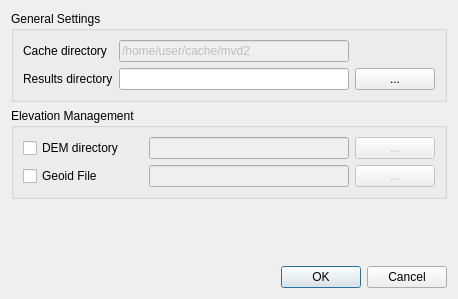
<?xml version="1.0" encoding="UTF-8"?>
<ui version="4.0">
 <class>mvd::PreferencesDialog</class>
 <widget class="QDialog" name="mvd::PreferencesDialog">
  <property name="windowModality">
   <enum>Qt::ApplicationModal</enum>
  </property>
  <property name="geometry">
   <rect>
    <x>0</x>
    <y>0</y>
    <width>458</width>
    <height>299</height>
   </rect>
  </property>
  <property name="sizePolicy">
   <sizepolicy hsizetype="Minimum" vsizetype="Minimum">
    <horstretch>0</horstretch>
    <verstretch>0</verstretch>
   </sizepolicy>
  </property>
  <property name="windowTitle">
   <string>Preferences</string>
  </property>
  <property name="locale">
   <locale language="C" country="AnyCountry"/>
  </property>
  <layout class="QGridLayout" name="gridLayout_3">
   <item row="0" column="0">
    <layout class="QVBoxLayout" name="verticalLayout">
     <item>
      <widget class="QGroupBox" name="groupBox">
       <property name="sizePolicy">
        <sizepolicy hsizetype="Preferred" vsizetype="Preferred">
         <horstretch>0</horstretch>
         <verstretch>0</verstretch>
        </sizepolicy>
       </property>
       <property name="title">
        <string>General Settings</string>
       </property>
       <layout class="QGridLayout" name="gridLayout_2">
        <item row="0" column="0">
         <widget class="QLabel" name="cacheDirLabel">
          <property name="sizePolicy">
           <sizepolicy hsizetype="Minimum" vsizetype="Minimum">
            <horstretch>0</horstretch>
            <verstretch>0</verstretch>
           </sizepolicy>
          </property>
          <property name="text">
           <string>Cache directory</string>
          </property>
         </widget>
        </item>
        <item row="0" column="1">
         <widget class="QLineEdit" name="cacheDirPathLineEdit">
          <property name="enabled">
           <bool>false</bool>
          </property>
          <property name="sizePolicy">
           <sizepolicy hsizetype="Expanding" vsizetype="Minimum">
            <horstretch>0</horstretch>
            <verstretch>0</verstretch>
           </sizepolicy>
          </property>
          <property name="minimumSize">
           <size>
            <width>200</width>
            <height>0</height>
           </size>
          </property>
          <property name="toolTip">
           <string>Location of user dataset-repository.</string>
          </property>
          <property name="text">
           <string>/home/user/cache/mvd2</string>
          </property>
          <property name="readOnly">
           <bool>true</bool>
          </property>
         </widget>
        </item>
        <item row="1" column="0">
         <widget class="QLabel" name="resultDirLabel">
          <property name="sizePolicy">
           <sizepolicy hsizetype="Minimum" vsizetype="Minimum">
            <horstretch>0</horstretch>
            <verstretch>0</verstretch>
           </sizepolicy>
          </property>
          <property name="text">
           <string>Results directory</string>
          </property>
         </widget>
        </item>
        <item row="1" column="1">
         <widget class="QLineEdit" name="resultDirPathLineEdit">
          <property name="enabled">
           <bool>true</bool>
          </property>
          <property name="sizePolicy">
           <sizepolicy hsizetype="Expanding" vsizetype="Minimum">
            <horstretch>0</horstretch>
            <verstretch>0</verstretch>
           </sizepolicy>
          </property>
          <property name="minimumSize">
           <size>
            <width>200</width>
            <height>0</height>
           </size>
          </property>
          <property name="toolTip">
           <string>Default directory for results data</string>
          </property>
          <property name="text">
           <string/>
          </property>
          <property name="readOnly">
           <bool>true</bool>
          </property>
         </widget>
        </item>
        <item row="1" column="2">
         <widget class="QPushButton" name="resultDirButton">
          <property name="enabled">
           <bool>true</bool>
          </property>
          <property name="sizePolicy">
           <sizepolicy hsizetype="Minimum" vsizetype="Minimum">
            <horstretch>0</horstretch>
            <verstretch>0</verstretch>
           </sizepolicy>
          </property>
          <property name="text">
           <string>...</string>
          </property>
         </widget>
        </item>
       </layout>
      </widget>
     </item>
     <item>
      <widget class="QGroupBox" name="verticalGroupBox">
       <property name="title">
        <string>Elevation Management</string>
       </property>
       <layout class="QGridLayout" name="gridLayout">
        <item row="1" column="2">
         <widget class="QPushButton" name="geoidButton">
          <property name="enabled">
           <bool>false</bool>
          </property>
          <property name="sizePolicy">
           <sizepolicy hsizetype="Minimum" vsizetype="Minimum">
            <horstretch>0</horstretch>
            <verstretch>0</verstretch>
           </sizepolicy>
          </property>
          <property name="text">
           <string>...</string>
          </property>
         </widget>
        </item>
        <item row="0" column="1">
         <widget class="QLineEdit" name="srtmLineEdit">
          <property name="enabled">
           <bool>false</bool>
          </property>
          <property name="sizePolicy">
           <sizepolicy hsizetype="MinimumExpanding" vsizetype="Minimum">
            <horstretch>0</horstretch>
            <verstretch>0</verstretch>
           </sizepolicy>
          </property>
         </widget>
        </item>
        <item row="0" column="2">
         <widget class="QPushButton" name="srtmButton">
          <property name="enabled">
           <bool>false</bool>
          </property>
          <property name="sizePolicy">
           <sizepolicy hsizetype="Minimum" vsizetype="Minimum">
            <horstretch>0</horstretch>
            <verstretch>0</verstretch>
           </sizepolicy>
          </property>
          <property name="text">
           <string>...</string>
          </property>
         </widget>
        </item>
        <item row="1" column="0">
         <widget class="QCheckBox" name="geoidCheckbox">
          <property name="sizePolicy">
           <sizepolicy hsizetype="Minimum" vsizetype="Minimum">
            <horstretch>0</horstretch>
            <verstretch>0</verstretch>
           </sizepolicy>
          </property>
          <property name="text">
           <string>Geoid File            </string>
          </property>
         </widget>
        </item>
        <item row="1" column="1">
         <widget class="QLineEdit" name="geoidLineEdit">
          <property name="enabled">
           <bool>false</bool>
          </property>
          <property name="sizePolicy">
           <sizepolicy hsizetype="MinimumExpanding" vsizetype="Minimum">
            <horstretch>0</horstretch>
            <verstretch>0</verstretch>
           </sizepolicy>
          </property>
         </widget>
        </item>
        <item row="0" column="0">
         <widget class="QCheckBox" name="srtmCheckbox">
          <property name="sizePolicy">
           <sizepolicy hsizetype="Minimum" vsizetype="Minimum">
            <horstretch>0</horstretch>
            <verstretch>0</verstretch>
           </sizepolicy>
          </property>
          <property name="text">
           <string>DEM directory</string>
          </property>
         </widget>
        </item>
       </layout>
      </widget>
     </item>
    </layout>
   </item>
   <item row="2" column="0">
    <layout class="QHBoxLayout" name="horizontalLayout">
     <item>
      <spacer name="horizontalSpacer">
       <property name="orientation">
        <enum>Qt::Horizontal</enum>
       </property>
       <property name="sizeHint" stdset="0">
        <size>
         <width>228</width>
         <height>20</height>
        </size>
       </property>
      </spacer>
     </item>
     <item>
      <widget class="QDialogButtonBox" name="buttonBox">
       <property name="sizePolicy">
        <sizepolicy hsizetype="Expanding" vsizetype="Minimum">
         <horstretch>0</horstretch>
         <verstretch>0</verstretch>
        </sizepolicy>
       </property>
       <property name="standardButtons">
        <set>QDialogButtonBox::Cancel|QDialogButtonBox::Ok</set>
       </property>
      </widget>
     </item>
    </layout>
   </item>
   <item row="1" column="0">
    <spacer name="verticalSpacer">
     <property name="orientation">
      <enum>Qt::Vertical</enum>
     </property>
     <property name="sizeHint" stdset="0">
      <size>
       <width>20</width>
       <height>40</height>
      </size>
     </property>
    </spacer>
   </item>
  </layout>
 </widget>
 <resources/>
 <connections/>
</ui>
